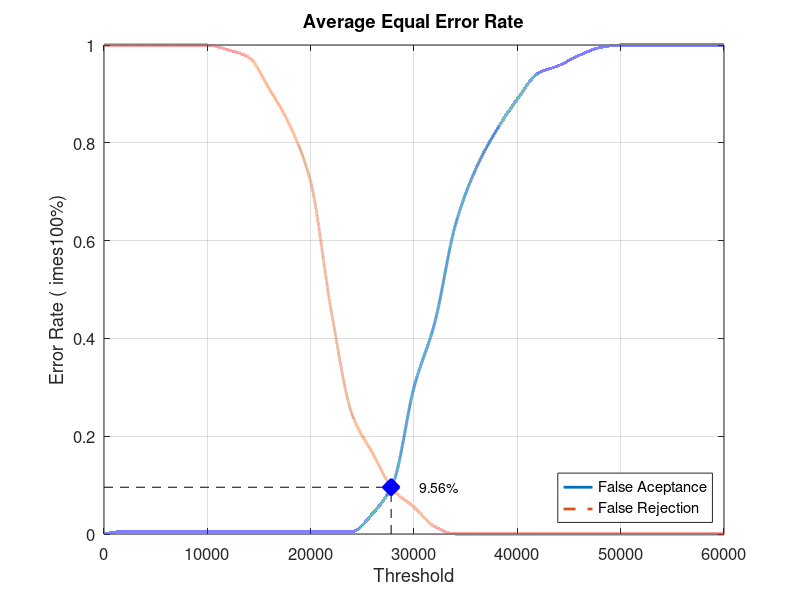
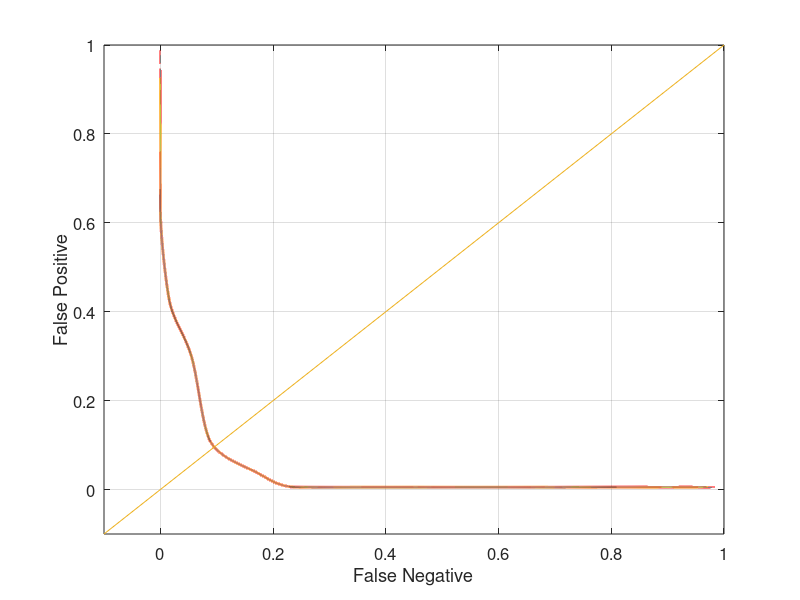

Source code (MATLAB) for these figures, in order:
close all;
clear;
clc;
x = 0:2000:60000;
xq = 0:0.5:60000;

y0 = [0 0.00526316 0.00526316 0.00526316 0.00526316 0.00526316 0.00526316 0.00526316 0.00526316 0.00526316 0.00526316 0.00526316 0.00526316 0.0421053 0.105263 0.3 0.431579 0.631579 0.747368 0.826316 0.889474 0.942105 0.957895 0.978947 0.994737 1 1 1 1 1 1]
yy0 = interp1(x, y0, xq, 'pchip');
y1 = [1 1 1 1 1 1 0.99 0.975 0.91 0.835 0.72 0.455 0.245 0.165 0.09 0.055 0.015 0 0 0 0 0 0 0 0 0 0 0 0 0 0]
yy1 = interp1(x, y1, xq, 'pchip');

% Calculating EER: 
y2 = abs(y0 - y1);
find(y2 == min(y2))
yy2 = abs(yy0 - yy1);
xEER = find(yy2 == min(yy2));
xEERIndex = xq(xEER) % X-axis EER
yEER = yy0(xEER) % Y-axis EER

main = figure
plot(xq, yy0,'-','LineWidth', 2);	hold on
plot(xq, yy1,'--','LineWidth', 2);	hold on
plot([xEERIndex xEERIndex], [0 yEER], 'k--');	hold on
plot([0 xEERIndex], [yEER yEER], 'k--');	hold on
plot(xEERIndex, yEER, 'bx', 'LineWidth', 10);	hold on
text(xEERIndex + 10 * xEERIndex / 100, yEER, [num2str(round((10000 * yEER)) / 100) '%'])
legend('False Aceptance', 'False Rejection', 'Location', 'SouthEast')
xlabel('Threshold')
ylabel('Error Rate (	imes100%)')
title('Average Equal Error Rate')
set(gca, 'FontSize', 12)
axis([0 60000 0 1])
grid on

print(main, 'Database4_3Main', '-dpng');
FNRxFPR = figure('Color', [1 1 1]);
plot(yy1, yy0, '-', yy1, yy0, 'LineWidth', 2);
hold on
y = -0.1:0.1:1
plot(y, y); 
set(gca, 'FontSize', 12)
xlabel('False Negative')
ylabel('False Positive')
axis([-0.1 1 -0.1 1])
set(gca, 'FontSize', 12)
grid on

print(FNRxFPR, 'Database4_3FNRxFPR','-dpng');
